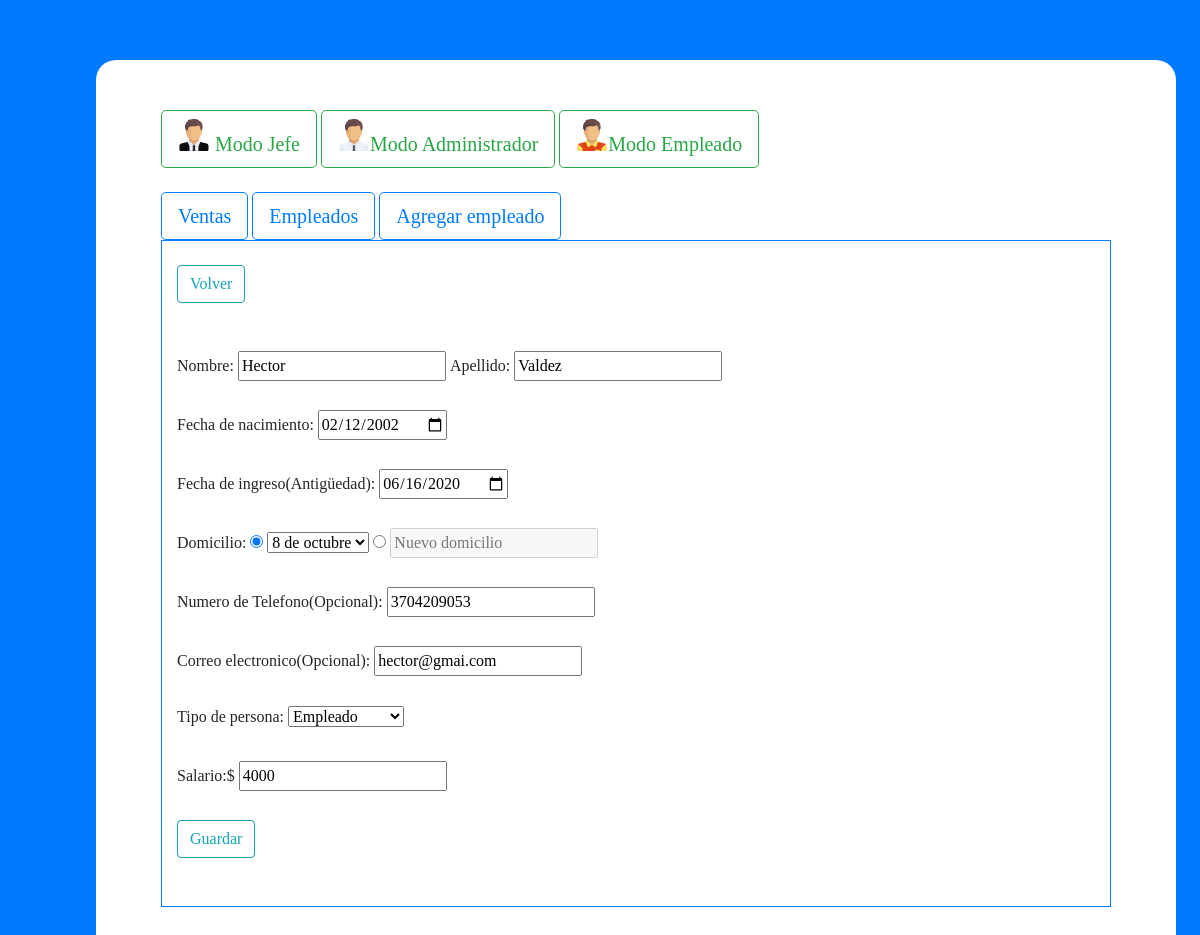
Screenshot of /gefe/modificar_empleado/?idpersona=1 with the database file from the repository.
### App/models.py (models this page shows, shortened)
class Personas(models.Model):
    datos_personales = models.ForeignKey(Datos_personales, on_delete=models.CASCADE)
    tipo_persona = models.ForeignKey(Tipo_persona, on_delete=models.CASCADE)
    legajo_empleado = models.ForeignKey(Legajo_empleado, on_delete=models.CASCADE)

class Datos_personales(models.Model):
    nombre = models.CharField(max_length=20)
    apellido = models.CharField(max_length=20)
    fecha_nac = models.DateField()
    domicilio = models.ForeignKey(Domicilio, on_delete=models.CASCADE)
    contacto = models.ForeignKey(Contacto, on_delete=models.SET_NULL, null=True)

class Legajo_empleado(models.Model):
    antiguedad = models.DateField()
    salario = models.IntegerField()

class Contacto(models.Model):
    telefono = models.IntegerField(null = True)
    correo = models.CharField(max_length=50, null = True)

### App/views.py (the view, shortened to what this page needs)
# urls.py: path('gefe/modificar_empleado/',views.modificar_empleado,name="modificar_empleado"),
def modificar_empleado(request):
    bdDomicilio = Domicilio.objects.all()
    bdTipoPersona = Tipo_persona.objects.all()
    Persona = ''
    stat = ""
    if request.method == "GET":
        if "idpersona" in request.GET:
            Persona = Personas.objects.get(id=request.GET['idpersona'])
    return render(request,'App/modificar_empleado.html',{
        'Persona':Persona,
        'Domicilios':bdDomicilio,
        'TiposPersonas':bdTipoPersona,
        'Estado':stat
        })

### App/templates/App/modificar_empleado.html (shortened to what this page needs)
{% extends 'App/gefe.html' %}
{% load static %}
{% block gefe %}
<a href="{% url 'empleados' %}"><button class="btn btn-outline-info">Volver</button></a><br><br>
<label><h4>{{ Estado }}</h4></label><br>
<form action="{% url 'modificar_empleado' %}" method="POST">
    <label>Nombre:</label>
    <input type="text" value="{{ Persona.datos_personales.nombre }}" name="Nombre" required>
    <label>Apellido:</label>
    <input type="text" value="{{ Persona.datos_personales.apellido }}" name="Apellido" required><br><br>
    <label>Fecha de nacimiento:</label>
    <input type="date" name="Fecha_Nac" value="{{ Persona.datos_personales.fecha_nac|date:'Y-m-d' }}" required><br><br>
    <label>Fecha de ingreso(Antigüedad):</label>
    <input type="date" name="Fecha_Ing" value="{{ Persona.legajo_empleado.antiguedad|date:'Y-m-d' }}" required><br><br>
    <label>Domicilio:</label>
    <input type="radio" id="list" name="dom" value="list" checked>
    <select id="list_domicilio" name="Domicilio" required>
        {% for i in Domicilios %}
            {% if i.localizacion == Persona.datos_personales.domicilio.localizacion %}
                <option value="{{ i.id }}" selected >{{ i.localizacion }}</option>
            {% else %}
                <option value="{{ i.id }}" >{{ i.localizacion }}</option>
            {% endif %}
        {% endfor %}
    </select>
    <input type="radio" id="text" name="dom" value="text">
    <input type="text" id="text_domicilio" placeholder="Nuevo domicilio" disabled name="agregar_domicilio" required><br><br>
    <label>Numero de Telefono(Opcional):</label>
    <input type="number" value="{{ Persona.datos_personales.contacto.telefono }}" name="Telefono"><br><br>
    <label>Correo electronico(Opcional):</label>
    <input type="text" value="{{ Persona.datos_personales.contacto.correo }}" name="Correo"><br><br>
    <label>Tipo de persona:</label>
    <select name="Tipo_Persona" required>
        {% for i in TiposPersonas %}
            {% if i.descripcion == Persona.tipo_persona.descripcion %}
                <option selected value="{{ i.id }}">{{ i.descripcion }}</option>
            {% else %}
                <option value="{{ i.id }}">{{ i.descripcion }}</option>
            {% endif %}
        {% endfor %}
    </select><br><br>
    <label>Salario:$</label>
    <input type="number" value="{{ Persona.legajo_empleado.salario }}" name="Salario" required><br><br>
    <button class="btn btn-outline-info">Guardar</button>
</form><br><br>
{% endblock %}

### rows the page displays
Personas: Nombre "Hector", Apellido "Valdez", Fecha_Nac "02/12/2002", Fecha_Ing "06/16/2020", Telefono "3704209053", Correo "hector@gmai.com", Salario "4000"

### other values shown
form field Domicilio "8 de octubre"
form field Tipo_Persona "Empleado"
